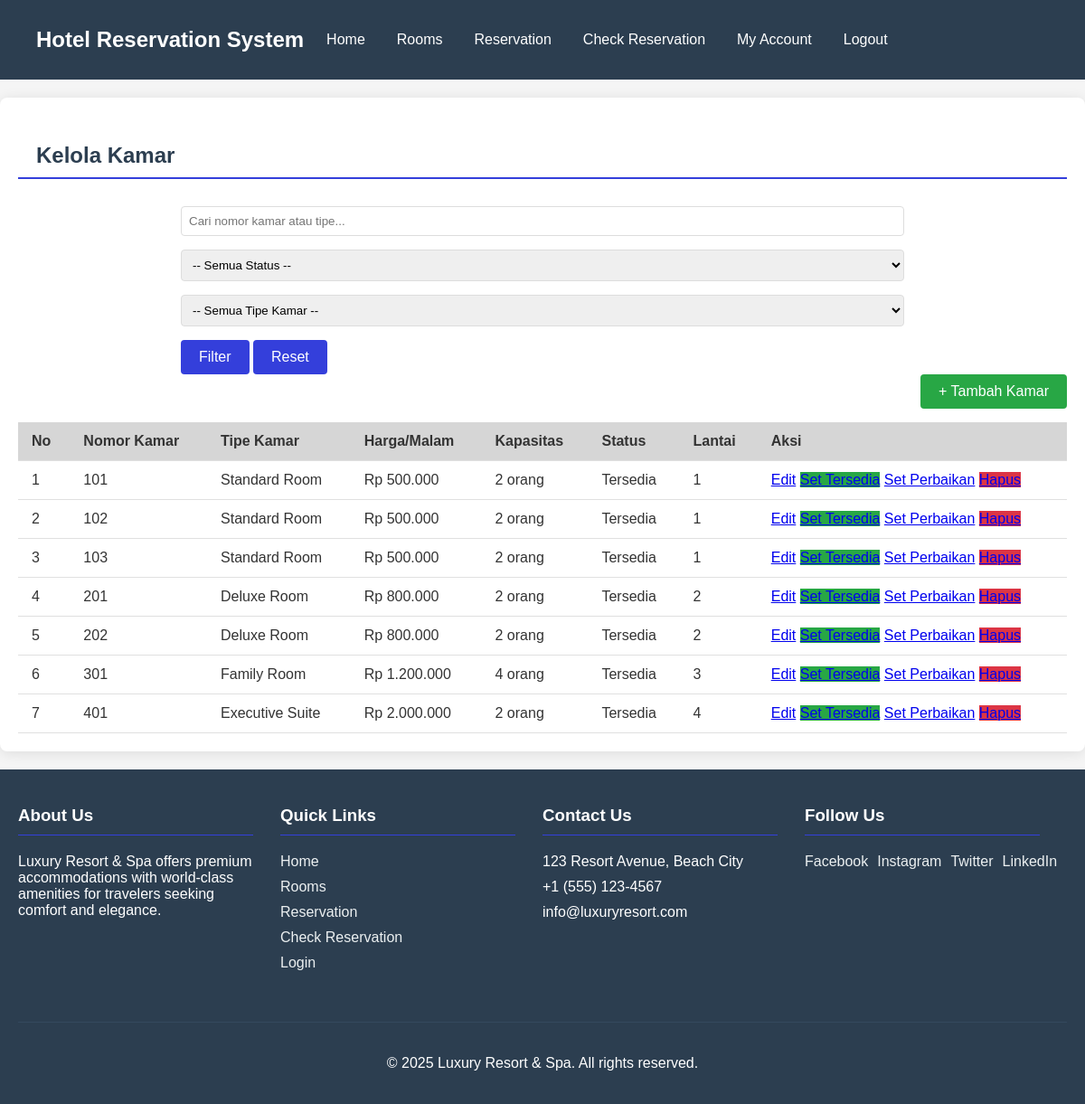
/views/manage_kamar.php (signed in), run on the app's committed database.
### tables this page shows
CREATE TABLE IF NOT EXISTS tabel_kamar (
    id_kamar INT AUTO_INCREMENT PRIMARY KEY,
    nomor_kamar VARCHAR(10) NOT NULL UNIQUE,
    id_jenis INT NOT NULL,
    status ENUM('tersedia', 'terisi', 'pemeliharaan') NOT NULL DEFAULT 'tersedia',
    lantai INT NOT NULL,
    created_at TIMESTAMP DEFAULT CURRENT_TIMESTAMP,
    FOREIGN KEY (id_jenis) REFERENCES tabel_jenis_kamar(id_jenis) ON DELETE CASCADE
);

CREATE TABLE IF NOT EXISTS tabel_jenis_kamar (
    id_jenis INT AUTO_INCREMENT PRIMARY KEY,
    nama_jenis VARCHAR(100) NOT NULL,
    deskripsi TEXT,
    harga DECIMAL(10,2) NOT NULL,
    kapasitas INT NOT NULL,
    fasilitas TEXT,
    gambar VARCHAR(255),
    created_at TIMESTAMP DEFAULT CURRENT_TIMESTAMP
);

### views/manage_kamar.php (the view, shortened to what this page needs)
<?php
require '../koneksi.php';
$limit = 10;
$page = isset($_GET['page']) ? (int)$_GET['page'] : 1;
$start = ($page - 1) * $limit;
$search = isset($_GET['search']) ? mysqli_real_escape_string($conn, $_GET['search']) : '';
$query = "
    SELECT k.*, jk.nama_jenis, jk.harga, jk.kapasitas, jk.fasilitas
    FROM tabel_kamar k
    JOIN tabel_jenis_kamar jk ON k.id_jenis = jk.id_jenis
    WHERE 1=1
";
$query .= " ORDER BY k.nomor_kamar ASC LIMIT $start, $limit";
$result = mysqli_query($conn, $query);
?>
<!DOCTYPE html>
<html lang="id">
<head>
    <link rel="stylesheet" href="../css/style.css">
</head>
<body>
    <div class="container">
        <?php include '../components/navbar.php'; ?>
        <div class="dashboard-container">
            <h2>Kelola Kamar</h2>
            <div class="filters">
                <form action="" method="GET" class="search-form">
                    <div class="form-group">
                        <input type="text" name="search" placeholder="Cari nomor kamar atau tipe..." value="<?= htmlspecialchars($search) ?>">
                    </div>
                    <div class="form-group">
                        <select name="status">
                            <option value="">-- Semua Status --</option>
                        </select>
                    </div>
                    <div class="form-group">
                        <select name="jenis">
                            <option value="0">-- Semua Tipe Kamar --</option>
                        </select>
                    </div>
                    <button type="submit" class="btn">Filter</button>
                    <a href="manage_kamar.php" class="btn">Reset</a>
                </form>
            </div>
            <div class="action-buttons" style="display: flex; justify-content: end">
                <a href="tambah_kamar.php" class="btn btn-success">+ Tambah Kamar</a>
            </div>
            <div class="reservation-table">
                <table class="data-table">
                    <thead>
                        <tr>
                            <th>No</th>
                            <th>Nomor Kamar</th>
                            <th>Tipe Kamar</th>
                            <th>Harga/Malam</th>
                            <th>Kapasitas</th>
                            <th>Status</th>
                            <th>Lantai</th>
                            <th>Aksi</th>
                        </tr>
                    </thead>
                    <tbody>
                        <?php
                        $no = $start + 1;
                        if (mysqli_num_rows($result) > 0):
                            while ($row = mysqli_fetch_assoc($result)):
                        ?>
                                <tr>
                                    <td><?= $no++ ?></td>
                                    <td><?= $row['nomor_kamar'] ?></td>
                                    <td><?= $row['nama_jenis'] ?></td>
                                    <td>Rp <?= number_format($row['harga'], 0, ',', '.') ?></td>
                                    <td><?= $row['kapasitas'] ?> orang</td>
                                    <td>
                                        <?php
                                        switch ($row['status']) {
                                            case 'tersedia':
                                                echo '<span class="status-available">Tersedia</span>';
                                                break;
                                        }
                                        ?>
                                    </td>
                                    <td><?= $row['lantai'] ?></td>
                                    <td class="actions">
                                        <a href="edit_kamar.php?id=<?= $row['id_kamar'] ?>" class="btn-small">Edit</a>
                                        <a href="../proses/proses_update_status_kamar.php?id=<?= $row['id_kamar'] ?>&status=tersedia" class="btn-small btn-success" onclick="return confirm('Set kamar ini sebagai tersedia?')">Set Tersedia</a>
                                        <a href="../proses/proses_update_status_kamar.php?id=<?= $row['id_kamar'] ?>&status=perbaikan" class="btn-small btn-warning" onclick="return confirm('Set kamar ini dalam perbaikan?')">Set Perbaikan</a>
                                        <a href="../proses/proses_delete_kamar.php?id=<?= $row['id_kamar'] ?>" class="btn-small btn-danger" onclick="return confirm('Apakah Anda yakin ingin menghapus kamar ini?')">Hapus</a>
                                    </td>
                                </tr>
                            <?php
                            endwhile;
                        else:
                            ?>
                            <tr>
                                <td colspan="8" class="text-center">Tidak ada data kamar.</td>
                            </tr>
                        <?php endif; ?>
                    </tbody>
                </table>
            </div>
        </div>
        <?php include '../components/footer.php'; ?>
    </div>
</body>
</html>

### css/style.css (style rules this page uses)
* { box-sizing: border-box; font-family: "Arial", sans-serif; }
body { background-color: #f5f5f5; margin: 0; padding: 0; color: #333; }
h1, h2, h3, h4 { color: #2c3e50; }
h2 { margin: 30px 0; padding: 0 20px; border-bottom: 2px solid #343fdb; padding-bottom: 10px; }
.btn { background-color: #343fdb; color: white; padding: 10px 20px; border: none; border-radius: 4px; cursor: pointer; text-decoration: none; display: inline-block; font-size: 16px; transition: background-color 0.3s; }
.btn-danger { background-color: #e74c3c; }
.btn-success { background-color: #2ecc71; }
form { max-width: 800px; margin: 0 auto; }
.form-group { margin-bottom: 15px; }
.form-group input { width: 100%; padding: 10px; border: 1px solid #ddd; border-radius: 4px; }
.form-group input, .form-group select, .form-group textarea { width: 100%; padding: 8px; border: 1px solid #ddd; border-radius: 4px; }
.action-buttons { display: flex; gap: 5px; }
.dashboard-container { max-width: 1200px; margin: 20px auto; padding: 20px; background: #fff; border-radius: 8px; box-shadow: 0 2px 15px rgba(0, 0, 0, 0.1); }
.reservation-table { width: 100%; border-collapse: collapse; margin-top: 15px; }
.reservation-table table { width: 100%; border-collapse: collapse; }
.reservation-table th, .reservation-table td { padding: 12px 15px; text-align: left; border-bottom: 1px solid #e0e0e0; }
.reservation-table th { background-color: #d6d6d6; font-weight: 800; }
.btn-success { background-color: #28a745; }
.btn-danger { background-color: #dc3545; }

### data on the page
tabel_kamar: nomor_kamar "101", id_jenis.nama_jenis "Standard Room", id_jenis.harga "500.000", id_jenis.kapasitas "2", status "Tersedia", lantai "1"
tabel_kamar: nomor_kamar "102", id_jenis.nama_jenis "Standard Room", id_jenis.harga "500.000", id_jenis.kapasitas "2", status "Tersedia", lantai "1"
tabel_kamar: nomor_kamar "103", id_jenis.nama_jenis "Standard Room", id_jenis.harga "500.000", id_jenis.kapasitas "2", status "Tersedia", lantai "1"
tabel_kamar: nomor_kamar "201", id_jenis.nama_jenis "Deluxe Room", id_jenis.harga "800.000", id_jenis.kapasitas "2", status "Tersedia", lantai "2"
tabel_kamar: nomor_kamar "202", id_jenis.nama_jenis "Deluxe Room", id_jenis.harga "800.000", id_jenis.kapasitas "2", status "Tersedia", lantai "2"
tabel_kamar: nomor_kamar "301", id_jenis.nama_jenis "Family Room", id_jenis.harga "1.200.000", id_jenis.kapasitas "4", status "Tersedia", lantai "3"
tabel_kamar: nomor_kamar "401", id_jenis.nama_jenis "Executive Suite", id_jenis.harga "2.000.000", id_jenis.kapasitas "2", status "Tersedia", lantai "4"
